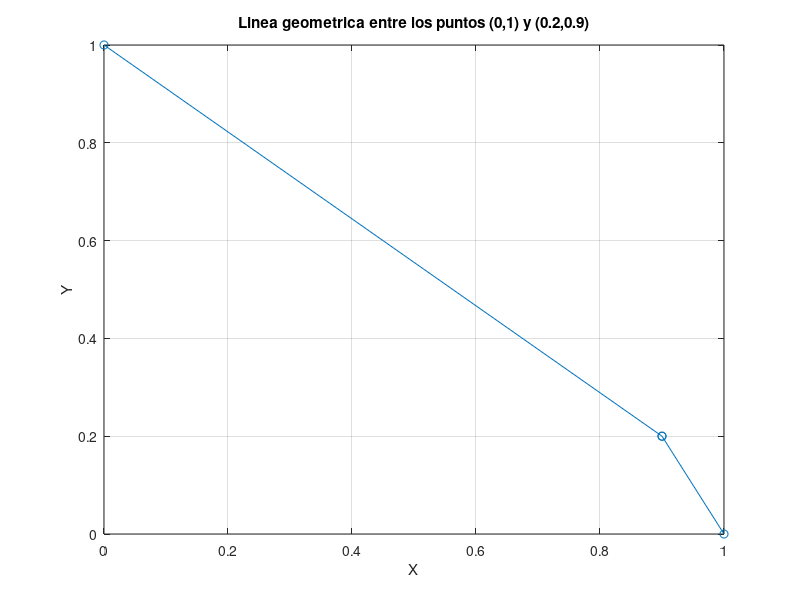

Recreate this plot in MATLAB.
% Definir los puntos
x = [0 0.9 0.9 1];
y = [1 0.2 0.2 0];

% Graficar la linea
figure;
plot(x, y, '-o'); % '-o' es para marcar los puntos con circulos
grid on;
xlabel('X');
ylabel('Y');
title('Linea geometrica entre los puntos (0,1) y (0.2,0.9)');
